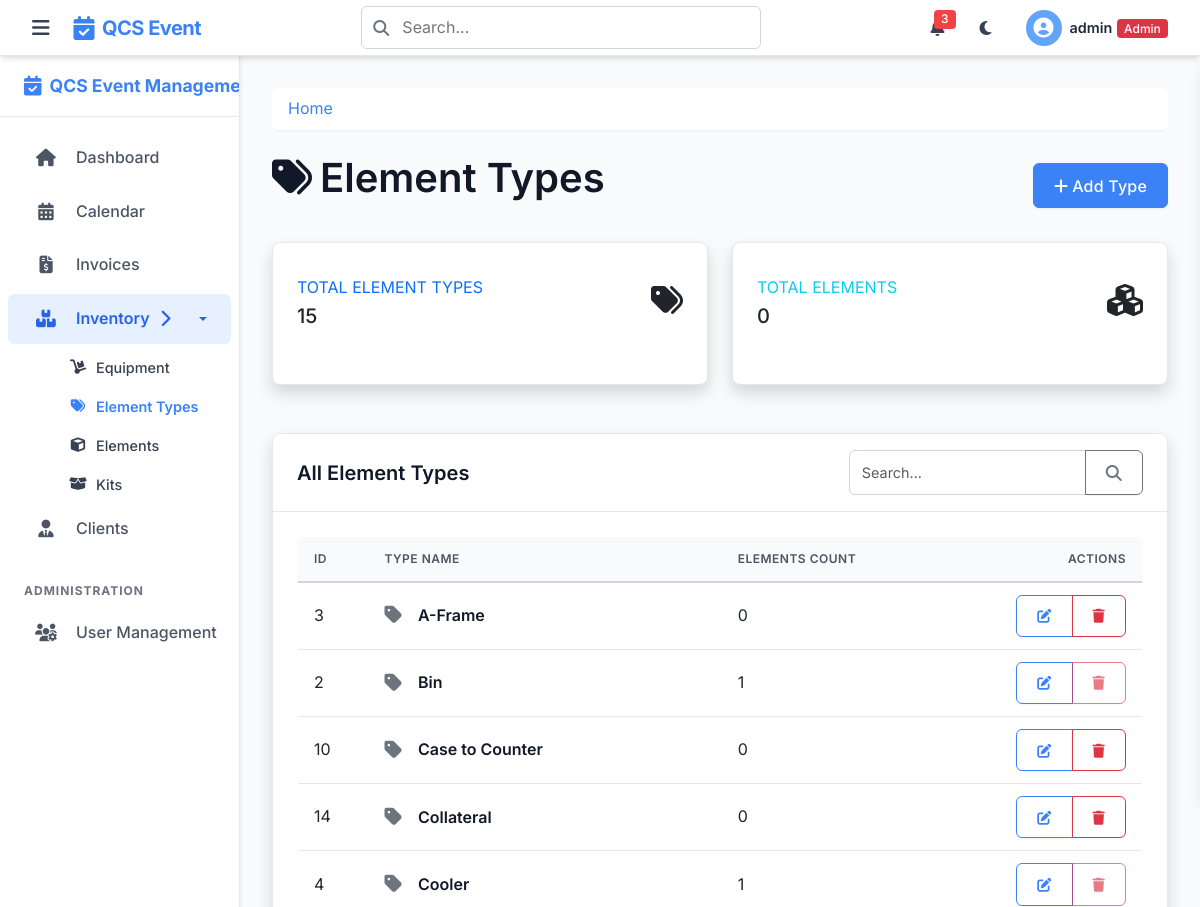
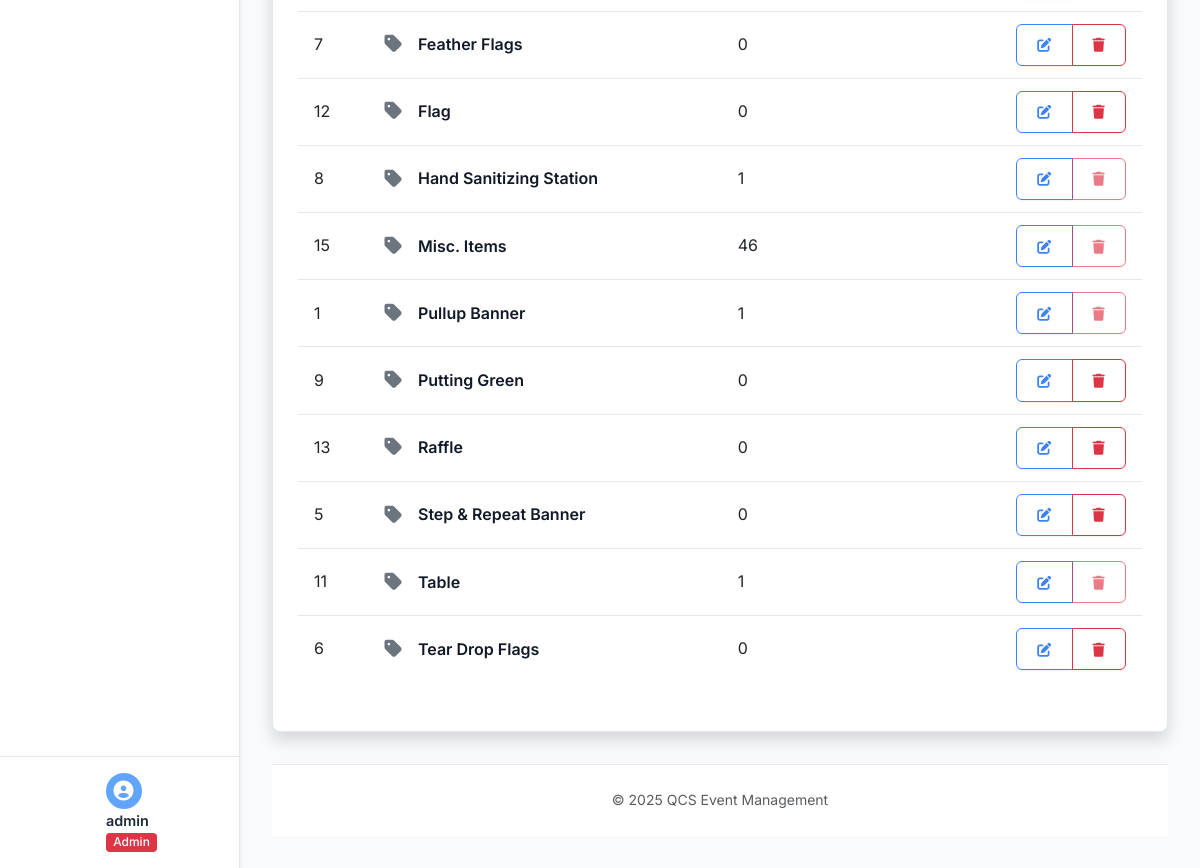
Screenshot of /element-types (signed in) with the database file from the repository (2 pictures, top to bottom).
### tables this page shows
CREATE TABLE element_types (
    type_id INTEGER PRIMARY KEY AUTOINCREMENT,
    type_name TEXT NOT NULL UNIQUE
);

### app.py (the view)
@app.route('/element-types')
@login_required
def element_types():
    db = get_db()
    types = db.execute(
        '''SELECT t.*, COUNT(e.element_id) as element_count
           FROM element_types t
           LEFT JOIN elements e ON t.type_id = e.type_id -- Corrected join condition
           GROUP BY t.type_id
           ORDER BY t.type_name'''
    ).fetchall()
    return render_template('element_types.html', types=types)

### app.py (called while the page is built)
@app.after_request
def add_security_headers(response):
    response.headers['X-Content-Type-Options'] = 'nosniff'
    response.headers['X-Frame-Options'] = 'DENY'
    response.headers['X-XSS-Protection'] = '1; mode=block'
    response.headers['Strict-Transport-Security'] = 'max-age=31536000; includeSubDomains'
    return response

### helpers.py (called while the page is built)
def get_db():
    if 'db' not in g:
        g.db = sqlite3.connect(
            current_app.config['DATABASE'],
            detect_types=sqlite3.PARSE_DECLTYPES
        )
        g.db.row_factory = sqlite3.Row
    return g.db

def login_required(f):
    @wraps(f)
    def decorated_function(*args, **kwargs):
        if 'user_id' not in session:
            if request.path.startswith('/api/') or request.is_json or request.headers.get('X-Requested-With') == 'XMLHttpRequest':
                return jsonify({'error': 'Authentication required'}), 401
            else:
                flash('Please log in first', 'warning')
                return redirect(url_for('login'))
        return f(*args, **kwargs)
    return decorated_function

### templates/element_types.html (shortened to what this page needs)
{% extends 'layout.html' %}
{% block content %}
<div class="d-flex justify-content-between align-items-center mb-4">
    <h1><i class="fas fa-tags me-2"></i>Element Types</h1>
    <div>
        {% if 'admin' in session.role or 'staff' in session.role %}
        <a href="{{ url_for('new_element_type') }}" class="btn btn-primary">
            <i class="fas fa-plus me-1"></i>Add Type
        </a>
        {% endif %}
    </div>
</div>
<div class="row mb-4">
    <div class="col-xl-6 col-md-6 mb-4">
        <div class="card border-left-primary shadow h-100 py-2">
            <div class="card-body">
                <div class="row no-gutters align-items-center">
                    <div class="col mr-2">
                        <div class="text-xs font-weight-bold text-primary text-uppercase mb-1">
                            Total Element Types
                        </div>
                        <div class="h5 mb-0 font-weight-bold text-gray-800">{{ types|length }}</div>
                    </div>
                    <div class="col-auto">
                        <i class="fas fa-tags fa-2x text-gray-300"></i>
                    </div>
                </div>
            </div>
        </div>
    </div>
    <div class="col-xl-6 col-md-6 mb-4">
        <div class="card border-left-info shadow h-100 py-2">
            <div class="card-body">
                <div class="row no-gutters align-items-center">
                    <div class="col mr-2">
                        <div class="text-xs font-weight-bold text-info text-uppercase mb-1">
                            Total Elements
                        </div>
                        <div class="h5 mb-0 font-weight-bold text-gray-800">
                            {% set total_elements = 0 %}
                            {% for type in types %}
                                {% set total_elements = total_elements + type.element_count %}
                            {% endfor %}
                            {{ total_elements }}
                        </div>
                    </div>
                    <div class="col-auto">
                        <i class="fas fa-cubes fa-2x text-gray-300"></i>
                    </div>
                </div>
            </div>
        </div>
    </div>
</div>
<div class="card shadow mb-4">
    <div class="card-header bg-white py-3">
        <div class="row align-items-center">
            <div class="col">
                <h5 class="mb-0 text-gray-800">All Element Types</h5>
            </div>
            <div class="col-auto">
                <form method="get" class="d-flex">
                    <div class="input-group">
                        <input type="text" class="form-control" placeholder="Search..." name="search" value="{{ request.args.get('search', '') }}">
                        <button class="btn btn-outline-secondary" type="submit">
                            <i class="fas fa-search"></i>
                        </button>
                    </div>
                </form>
            </div>
        </div>
    </div>
    <div class="card-body">
        {% if types %}
            <div class="table-responsive">
                <table class="table table-hover align-middle">
                    <thead>
                        <tr>
                            <th>ID</th>
                            <th>Type Name</th>
                            <th>Elements Count</th>
                            <th class="text-end">Actions</th>
                        </tr>
                    </thead>
                    <tbody>
                        {% for type in types %}
                        <tr>
                            <td>{{ type.type_id }}</td>
                            <td>
                                <div class="d-flex align-items-center">
                                    <div class="flex-shrink-0">
                                        <i class="fas fa-tag fa-lg text-secondary me-3"></i>
                                    </div>
                                    <div>
                                        <h6 class="mb-0">{{ type.type_name }}</h6>
                                    </div>
                                </div>
                            </td>
                            <td>{{ type.element_count }}</td>
                            <td class="text-end">
                                {% if 'admin' in session.role or 'staff' in session.role %}
                                <div class="btn-group">
                                    <a href="{{ url_for('edit_element_type', type_id=type.type_id) }}" class="btn btn-sm btn-outline-primary">
                                        <i class="fas fa-edit"></i>
                                    </a>
                                    <button type="button" class="btn btn-sm btn-outline-danger {% if type.element_count > 0 %}disabled{% endif %}"
                                            data-bs-toggle="modal" data-bs-target="#deleteTypeModal{{ type.type_id }}"
                                            {% if type.element_count > 0 %}disabled{% endif %}>
                                        <i class="fas fa-trash"></i>
                                    </button>
                                </div>
                                {% endif %}
                            </td>
                        </tr>
                        {% endfor %}
                    </tbody>
                </table>
            </div>
        {% endif %}
    </div>
</div>
{% endblock %}

### rows the page displays
element_types: type_id "3", type_name "A-Frame", element_count "0"
element_types: type_id "2", type_name "Bin", element_count "1"
element_types: type_id "10", type_name "Case to Counter", element_count "0"
element_types: type_id "14", type_name "Collateral", element_count "0"
element_types: type_id "4", type_name "Cooler", element_count "1"
element_types: type_id "7", type_name "Feather Flags", element_count "0"
element_types: type_id "12", type_name "Flag", element_count "0"
element_types: type_id "8", type_name "Hand Sanitizing Station", element_count "1"
element_types: type_id "15", type_name "Misc. Items", element_count "46"
element_types: type_id "1", type_name "Pullup Banner", element_count "1"
element_types: type_id "9", type_name "Putting Green", element_count "0"
element_types: type_id "13", type_name "Raffle", element_count "0"
element_types: type_id "5", type_name "Step & Repeat Banner", element_count "0"
element_types: type_id "11", type_name "Table", element_count "1"
element_types: type_id "6", type_name "Tear Drop Flags", element_count "0"

### other values shown
{{ session.username }} "admin"
{{ types|length }} "15"
{{ total_elements }} "0"
